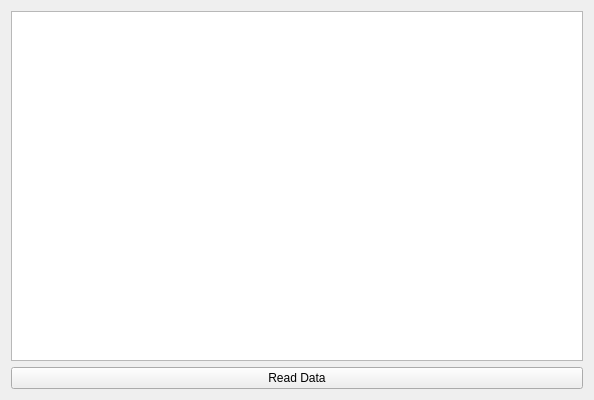
<?xml version="1.0" encoding="UTF-8"?>
<ui version="4.0">
 <class>listWidgetClass</class>
 <widget class="QWidget" name="listWidgetClass">
  <property name="geometry">
   <rect>
    <x>0</x>
    <y>0</y>
    <width>594</width>
    <height>400</height>
   </rect>
  </property>
  <property name="windowTitle">
   <string>listWidget</string>
  </property>
  <layout class="QVBoxLayout" name="verticalLayout">
   <item>
    <widget class="QListWidget" name="listWidget"/>
   </item>
   <item>
    <widget class="QPushButton" name="pushButton">
     <property name="text">
      <string>Read Data</string>
     </property>
    </widget>
   </item>
  </layout>
 </widget>
 <layoutdefault spacing="6" margin="11"/>
 <resources>
  <include location="listWidget.qrc"/>
 </resources>
 <connections/>
</ui>
